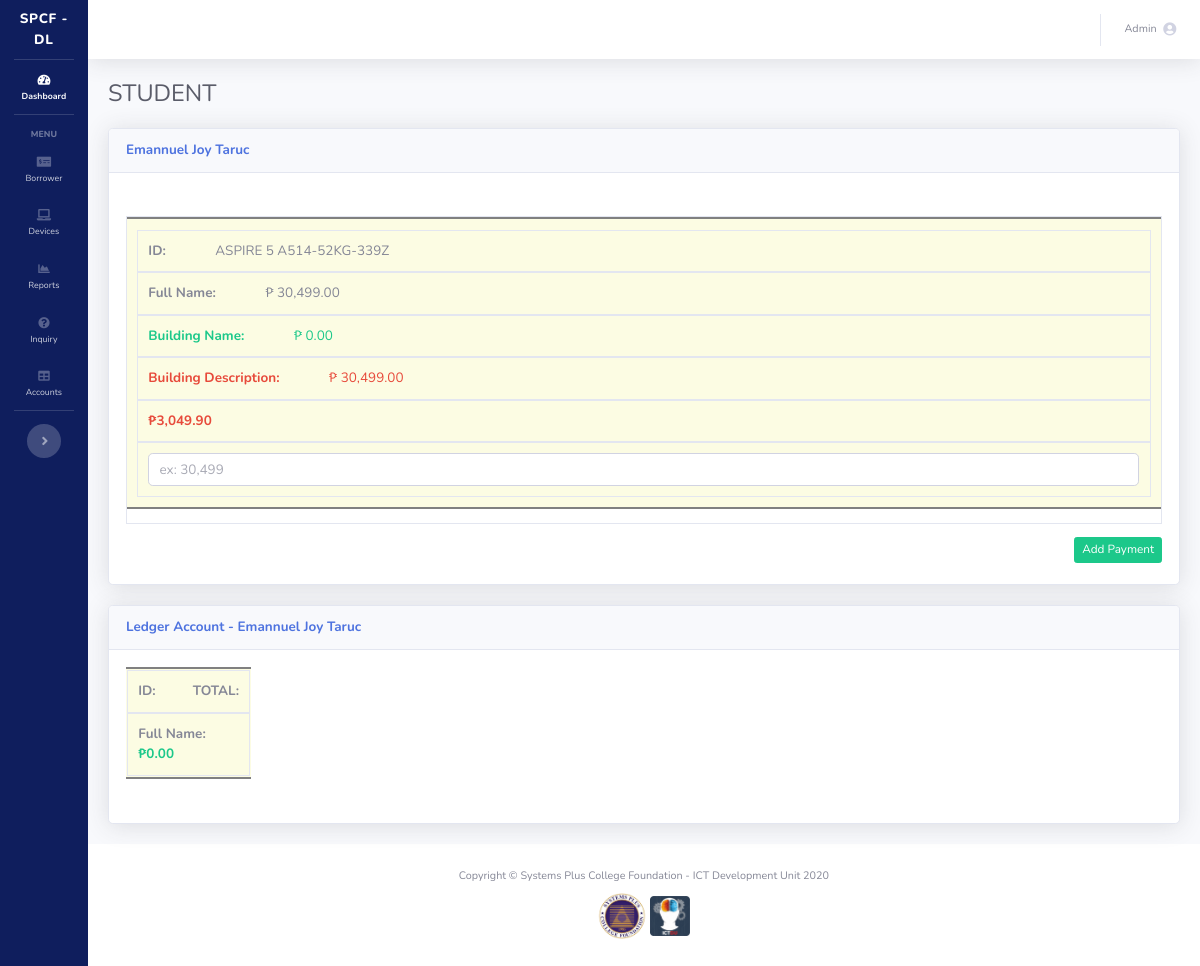
The page /add_payment.php?classification=student&id=4 (signed in) on the database as committed earlier.
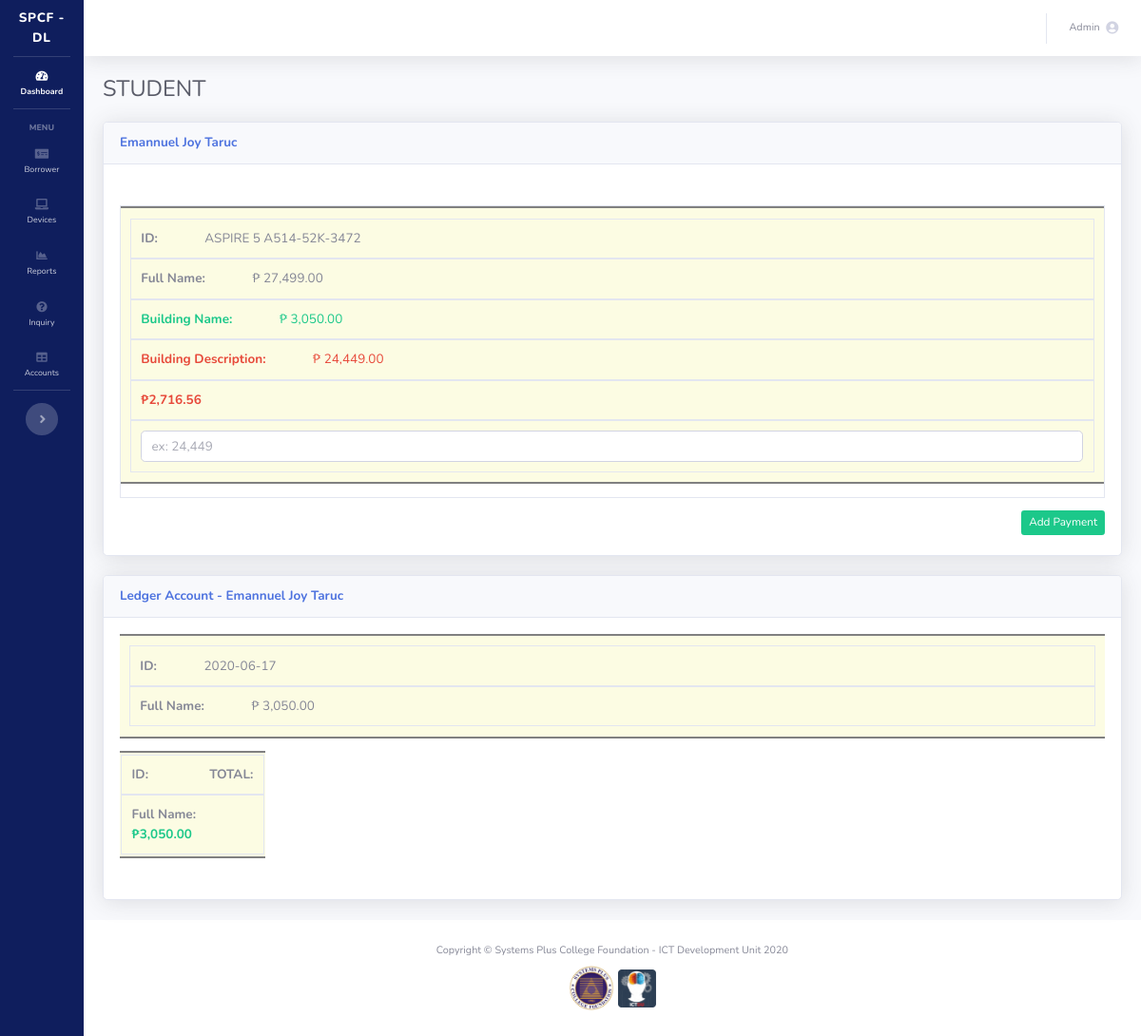
The same page on the database as committed later.
### tables this page shows
CREATE TABLE `student` (
  `id` int(11) NOT NULL,
  `student_id` varchar(64) NOT NULL,
  `full_name` varchar(128) NOT NULL,
  `device_id` int(11) NOT NULL,
  `level` varchar(128) NOT NULL,
  `months` int(2) NOT NULL,
  `application_date` date NOT NULL
);

CREATE TABLE `devices` (
  `id` int(11) NOT NULL,
  `brand` varchar(64) NOT NULL,
  `model` varchar(256) NOT NULL,
  `price` decimal(12,2) NOT NULL,
  `deleted` int(1) NOT NULL DEFAULT 0
);

CREATE TABLE `payment` (
  `id` int(11) NOT NULL,
  `class` varchar(12) NOT NULL,
  `application_id` int(11) NOT NULL,
  `payment` int(12) NOT NULL,
  `payment_date` date NOT NULL
);

### add_payment.php (the view, shortened to what the changed rows need)
<?php
require_once 'process_student.php';
include('sidebar.php');
if(isset($_GET['id'])){
    $applicationID = $_GET['id'];
    $classification = $_GET['classification'];
    if($classification=='student'){
        $getApplication = $mysqli->query("SELECT s.id, s.student_id, s.full_name, s.months, s.level, s.application_date, d.brand, d.model, d.price
        FROM student s
        JOIN devices d
        ON s.device_id = d.id
        WHERE s.id = '$applicationID' ") or die ($mysqli->error);
        $newApplication = $getApplication->fetch_array();
    }
    $getTotalPaid = $mysqli->query(" SELECT SUM(payment) as total_payment FROM payment WHERE class = '$classification' AND application_id = '$applicationID'  ") or die ($mysqli->error);
    $newTotalPaid = $getTotalPaid->fetch_array();
    $total_payment = $newTotalPaid['total_payment'];
    $getTotalMonthsPaid = $mysqli->query(" SELECT count(application_id) as total_months FROM payment WHERE class = '$classification' AND application_id = '$applicationID'  ") or die ($mysqli->error);
    $newTotalMonths = $getTotalMonthsPaid->fetch_array();
    $total_months = $newTotalMonths['total_months'];
    $months = $newApplication['months'];
    $remainining_months = $months - $total_months;
    $remainingprice = $newApplication['price'] - $total_payment;
    $amountdue = $remainingprice / $remainining_months;
    $getPayment = $mysqli->query(" SELECT * FROM payment WHERE class = '$classification' AND application_id = '$applicationID'  ") or die ($mysqli->error);
}
?>
<div id="content-wrapper" class="d-flex flex-column">
    <div id="content">
        <div class="container-fluid">
            <div class="d-sm-flex align-items-center justify-content-between mb-4">
                <h1 class="h3 mb-0 text-gray-800"><?php echo strtoupper($classification); ?></h1>
            </div>
            <div class="card shadow mb-4">
                <div class="card-header py-3">
                    <h6 class="m-0 font-weight-bold text-primary"><?php echo $newApplication['full_name']; ?></h6>
                </div>
                <div class="card-body">
                    <div class="table-responsive">
                        <form action="process_payment.php" method="post">
                            <table class="table table-bordered">
                                <tbody>
                                    <tr>
                                        <td><?php echo $newApplication['model']; ?></td>
                                        <td>₱ <?php echo  number_format($newApplication['price'],2);?></td>
                                        <td class="text-success">₱ <?php echo number_format($total_payment,2);?></td>
                                        <td class="text-danger">₱ <?php echo number_format($remainingprice,2);?></td>
                                        <td class="text-danger"><b>₱<?php echo number_format($amountdue, 2); ?></b></td>
                                        <td><input type="number" name="amount" min="0" max="<?php echo $remainingprice; ?>" min="0" placeholder="ex: <?php echo number_format($remainingprice); ?>" class="form-control" required></td>
                                    </tr>
                                </tbody>
                            </table>
                        </form>
                    </div>
                </div>
            </div>
            <div class="card shadow mb-4">
                <div class="card-header py-3">
                    <h6 class="m-0 font-weight-bold text-primary">Ledger Account - <?php echo $newApplication['full_name']; ?></h6>
                </div>
                <div class="card-body">
                    <div class="table-responsive">
                        <table class="table table-bordered" id="paymentTable" width="100%" cellspacing="0">
                            <tbody>
                                <?php
                                $total = 0;
                                while($newPayment=$getPayment->fetch_assoc()){ ?>
                                <tr>
                                    <td><?php echo $newPayment['payment_date']; ?></td>
                                    <td>₱ <?php echo number_format($newPayment['payment'],2); ?></td>
                                </tr>
                                <?php
                                    $total = $total + $newPayment['payment'];
                                 } ?>
                                <tfoot>
                                <tr>
                                    <td><b class="text-success">₱<?php echo number_format($total, 2); ?></b></td>
                                </tr>
                                </tfoot>
                            </tbody>
                        </table>
                    </div>
                </div>
            </div>
        </div>
    </div>
    <?php
    include('footer.php');
    ?>

Rows that differ between the two databases and show on the page:
changed student "Emannuel Joy Taruc": device.model "ASPIRE 5 A514-52KG-339Z" → "ASPIRE 5 A514-52K-3472"; device.price "30,499.00" → "27,499.00"; device.price "30,499.00" → (not shown); amount "ex: 30,499" → (not shown)
added payment: payment_date "2020-06-17", payment "3,050.00"
Other text that changed with them:
$total_payment: "0.00" → "3,050.00"
$remainingprice: (not shown) → "24,449.00"
$amountdue: "3,049.90" → "2,716.56"
form field amount: (not shown) → "ex: 24,449"
$total: "0.00" → "3,050.00"
